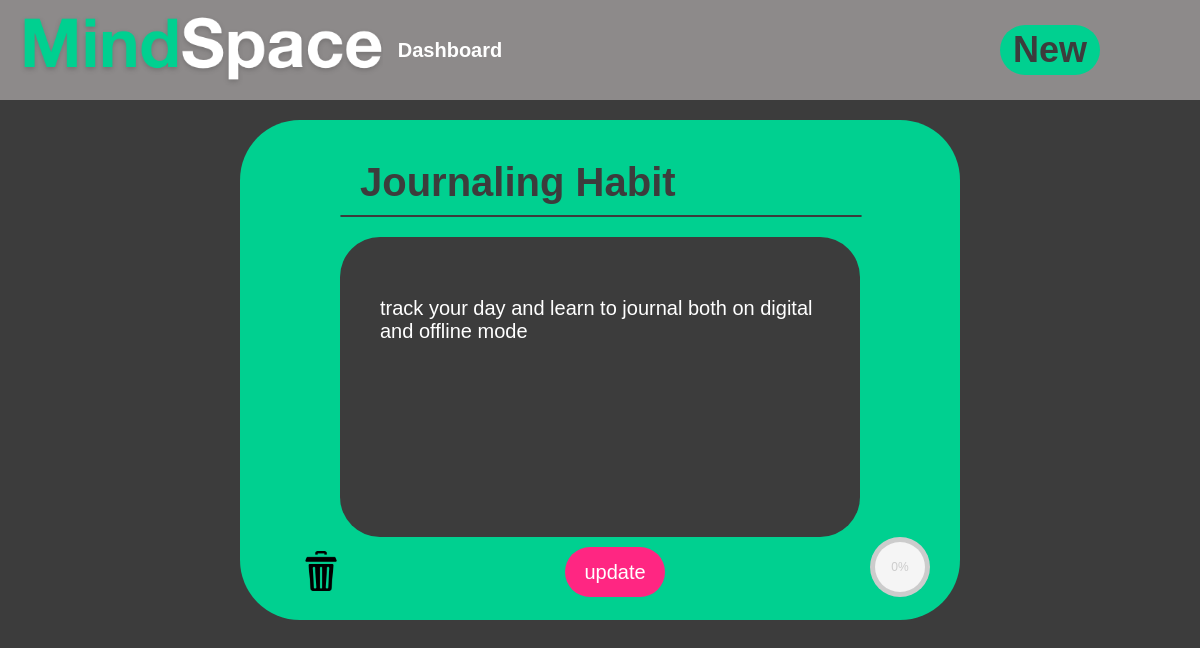
Page /detail/18 on the committed database.
### mindspace_app/models.py (models this page shows, shortened)
class Activity(models.Model):
    heading = models.CharField(max_length=100)
    class Status(models.TextChoices):
        NEW = 'new', _('new')
        CURRENT = 'current', _('current')
        COMPLETED = 'completed', _('completed')
    status=models.CharField(
        max_length=100,
        choices=Status.choices,
        default=Status.NEW,
    )
    percentage= models.IntegerField(
        default = 0,
        validators=[MaxValueValidator(100), MinValueValidator(0)]
     )
    description = models.TextField(
        default = ' ',
        max_length=500,
    )
    def css_percentage(self):
        return str('p'+str(self.percentage))

### mindspace_app/views.py (the view)
# urls.py: path('detail/<pk>', views.ActivityDetailView.as_view(), name='detail'),
class ActivityDetailView(DetailView):
    context_object_name = 'activity_detail'
    model = Activity
    template_name = 'mindspace_app/activity_detail.html'

### templates/mindspace_app/activity_detail.html (shortened to what this page needs)
<!DOCTYPE html>
{% extends "mindspace_app/base.html" %}
{% load static %}
{% block body_block %}
  <div class="activity-detail-background">
    <div class="activity-detail-container">
      <h1 class="heading">{{ activity_detail.heading }}</h1>
      <hr>
      <div class="description">
        <div class="description-text">
          {{ activity_detail.description|linebreaks }}
        </div>
      </div>
      <div class="buttons">
        <div class="delete-button">
          <button type="button" name="delete">
            <a href="{% url 'mindspace_app:delete' pk=activity_detail.pk %}">
              <img src="{% static 'images/delete-logo-2.png' %}" alt="">
            </a>
          </button>
        </div>
        <div class="update-button">
          <button type="button" name="update">
            <a href="{% url 'mindspace_app:update' pk=activity_detail.pk %}">update</a>
          </button>
        </div>
        <div class="c100 {{ activity_detail.css_percentage }} medium percentage-circle">
            <span>{{ activity_detail.percentage }}%</span>
        </div>
      </div>
    </div>
  </div>
{% endblock %}

### static/css/styles.css (style rules this page uses)
:root { --dark-grey: #3C3C3C; --medium-grey: #707070; --light-grey: #8D8A8A; --green: #00D090; --green-hover: #029669; --pink: #FF2682; --pink-hover: #8E1347; }
body { font-size: 20px; font-family: arial; background-color: var(--dark-grey); color: white; margin: 0; }
hr { color: white; width: 70%; }
a { text-decoration: none; color: white; }
.activity-detail-background { text-align: center; }
.activity-detail-container { background-color: var(--green); width: 60%; height: 500px; display: inline-block; margin: 20px; text-align: left; border-radius: 3em; }
.activity-detail-container .heading { margin-top: 1em; margin-left: 3em; margin-bottom: 0; color: var(--dark-grey); }
.activity-detail-container hr { position: relative; width: calc(100% - 10em); margin-left: 5em; border: 1px solid var(--dark-grey); border-radius: 1px; }
.activity-detail-container .description { background-color: var(--dark-grey); margin: 1em 5em 0em 5em; height: 300px; border-radius: 2em; }
.activity-detail-container .description-text { padding: 2em; color: white; }
.buttons { display: grid; grid-template-columns: repeat(16,1fr); }
.update-button { grid-column: 8/10; color: red; }
.update-button button { outline: none; background-color: var(--pink); height: 50px; width: 100px; margin: 10px; border-radius: 25px; font-size: 1em; border: 0px; }
.delete-button { grid-column: 2/4; }
.delete-button button { outline: none; background-color: transparent; height: 50px; margin: 10px; border: 0px; }
.percentage-circle { grid-column: 15/17; }
.delete-button a img { max-height: 40px; }

### static/css/css-circle/css/circle.css (style rules this page uses)
.c100 { position: relative; font-size: 120px; width: 1em; height: 1em; -webkit-border-radius: 50%; -moz-border-radius: 50%; -ms-border-radius: 50%; -o-border-radius: 50%; border-radius: 50%; float: left; margin: 0 0.1em 0.1em 0; background-color: #cccccc; }
.c100 *, .c100 *:before, .c100 *:after { -webkit-box-sizing: content-box; -moz-box-sizing: content-box; box-sizing: content-box; }
.c100.medium { font-size: 60px; }
.c100 > span { position: absolute; width: 100%; z-index: 1; left: 0; top: 0; width: 5em; line-height: 5em; font-size: 0.2em; color: #cccccc; display: block; text-align: center; white-space: nowrap; -webkit-transition-property: all; -moz-transition-property: all; -o-transition-property: all; transition-property: all; -webkit-transition-duration: 0.2s; -moz-transition-duration: 0.2s; -o-transition-duration: 0.2s; transition-duration: 0.2s; -webkit-transition-timing-function: ease-out; -moz-transition-timing-function: ease-out; -o-transition-timing-function: ease-out; transition-timing-function: ease-out; }
.c100:after { position: absolute; top: 0.08em; left: 0.08em; display: block; content: " "; -webkit-border-radius: 50%; -moz-border-radius: 50%; -ms-border-radius: 50%; -o-border-radius: 50%; border-radius: 50%; background-color: whitesmoke; width: 0.84em; height: 0.84em; -webkit-transition-property: all; -moz-transition-property: all; -o-transition-property: all; transition-property: all; -webkit-transition-duration: 0.2s; -moz-transition-duration: 0.2s; -o-transition-duration: 0.2s; transition-duration: 0.2s; -webkit-transition-timing-function: ease-in; -moz-transition-timing-function: ease-in; -o-transition-timing-function: ease-in; transition-timing-function: ease-in; }

### rows in the picture
Activity: heading "Journaling Habit", description "track your day and learn to journal both on digital and offline mode", percentage "0"
